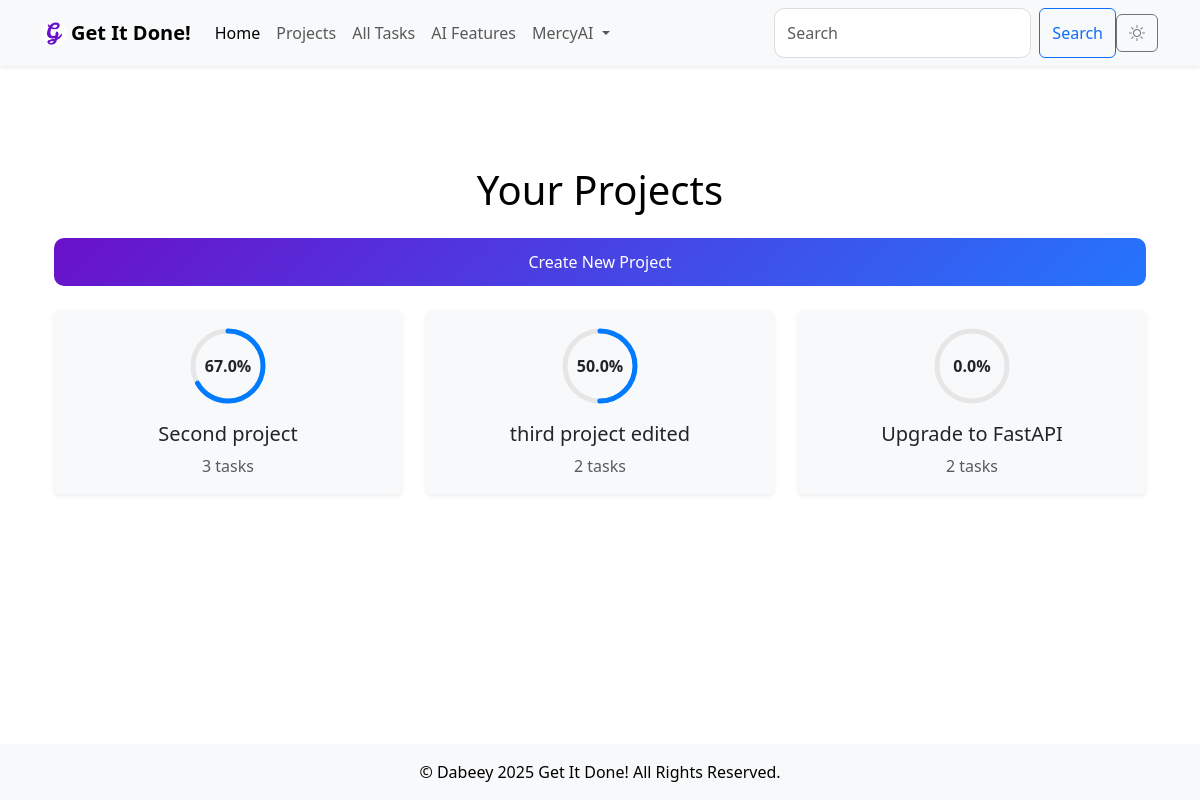
Before: /projects (signed in) with the older database file.
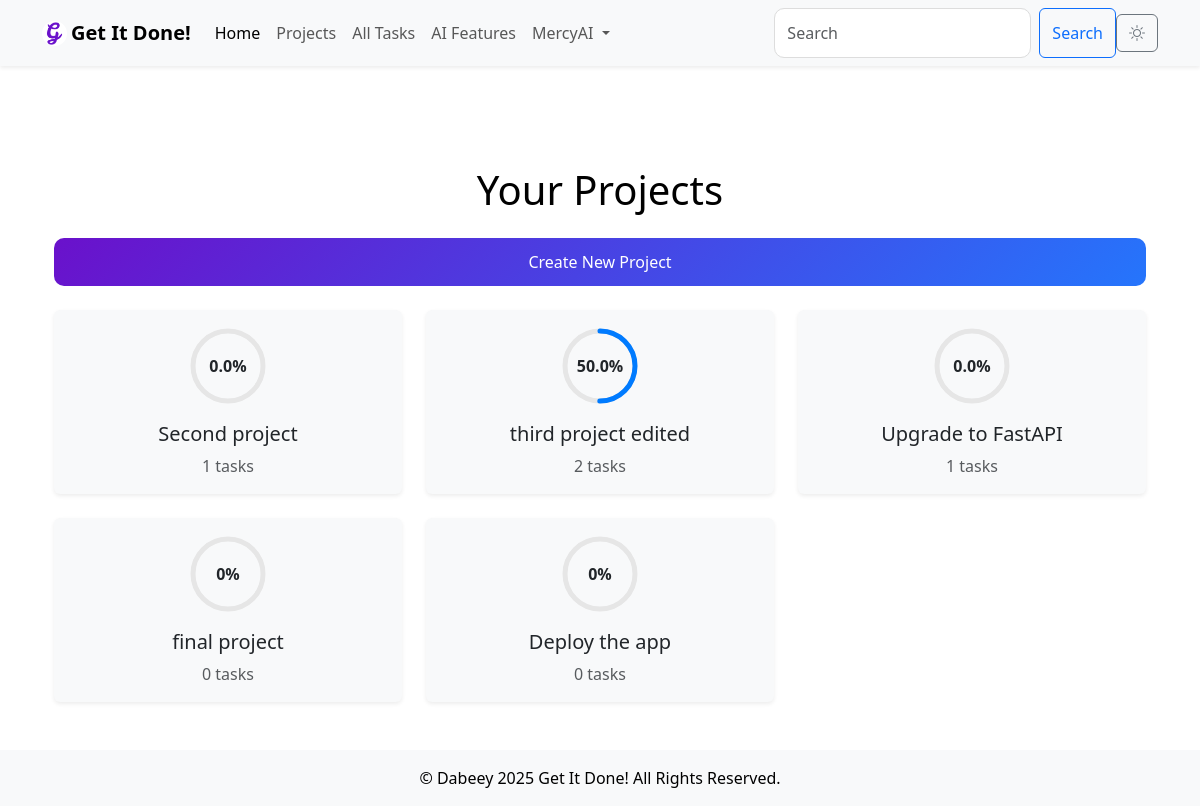
After: the same page with the newer database file.
### models.py (models this page shows, shortened)
class Project(db.Model):
    id = db.Column(db.Integer, primary_key=True)
    name = db.Column(db.String(200), nullable=False, unique=True)
    description = db.Column(db.Text, nullable=True)
    deadline = db.Column(db.DateTime, nullable=True)
    created_at = db.Column(db.DateTime, default=db.func.current_timestamp())
    updated_at = db.Column(db.DateTime, default=db.func.current_timestamp(), onupdate=db.func.current_timestamp())
    owner_id = db.Column(db.Integer, db.ForeignKey('user.id'), nullable=False, index=True)  # Project owner
    owner = db.relationship('User', backref='projects')  # Link to the User model
    tasks = db.relationship('Task', backref='project', lazy='select')  # Link to the Task model

### main.py (the view)
@app.route('/projects', methods=['GET'])
@login_required
def projects():
    projects = Project.query.filter_by(owner_id=current_user.id).all()
    for project in projects:
        project.tasks = Task.query.filter_by(project_id=project.id).all()
    serialized_projects = [serialize_project(project) for project in projects]
    return render_template(
        'projects.html',
        projects=projects,
        serialized_projects=serialized_projects,
        form=BaseForm(),
        TaskStatus=TaskStatus
    )

### main.py
class BaseForm(FlaskForm):
    pass    #Create an instance of the form class in every route that requires CSRF protection ie form = BaseForm()

### main.py (called while the page is built)
@login_manager.user_loader
def load_user(user_id):
    return User.query.get(int(user_id))

def serialize_project(project):
    return {
        "id": project.id,
        "name": project.name,
        "tasks": [
            {
                "id": task.id,
                "title": task.title,
                "status": task.status.value,
                "due_date": task.due_date.strftime('%Y-%m-%d') if task.due_date else None
            }
            for task in project.tasks
        ]
    }

### templates/projects.html (shortened to what this page needs)
{% extends 'base.html' %}
{% block content %}
<div class="container mt-5">
    <h1 class="text-center mb-4">Your Projects</h1>
    <div class="text-end mb-4">
        <a href="{{ url_for('add_project') }}" class="btn btn-primary">Create New Project</a>
    </div>
    {% if projects|length > 0 %}
    <div class="row g-4">
        {% for project in projects %}
        <div class="col-md-4">
            <div class="card shadow-sm border-0 project-card" onclick="openProjectDetails({{ project.id }})">
                <div class="card-body text-center">
                    <div class="progress-ring mb-3">
                        {% set completed_tasks = project.tasks|selectattr('status', 'equalto', TaskStatus.Done)|list %}
                        {% set total_tasks = project.tasks|length %}
                        {% set progress = (completed_tasks|length / total_tasks * 100) if total_tasks > 0 else 0 %}
                        <svg class="progress-ring-svg" width="80" height="80">
                            <circle class="progress-ring-bg" cx="40" cy="40" r="35"></circle>
                            <circle class="progress-ring-fg" cx="40" cy="40" r="35" style="stroke-dasharray: 220; stroke-dashoffset: {{ 220 - (progress / 100 * 220) }};"></circle>
                        </svg>
                        <div class="progress-ring-text">{{ progress|round(0) }}%</div>
                    </div>
                    <h5 class="card-title">{{ project.name }}</h5>
                    <p class="card-text text-muted">{{ total_tasks }} tasks</p>
                </div>
            </div>
        </div>
        {% endfor %}
    </div>
    {% else %}
    <div class="alert alert-info text-center" role="alert">
        No projects available. Start by creating a new project!
    </div>
    {% endif %}
</div>
{% endblock %}

Changed rows visible on the page:
computed for Project "Second project": progress "67.0" → "0.0"; owner "3" → "1"
computed for Project "Upgrade to FastAPI": owner "2" → "1"
added Project: progress "0", name "final project", total_tasks "0"
added Project: progress "0", name "Deploy the app", total_tasks "0"
